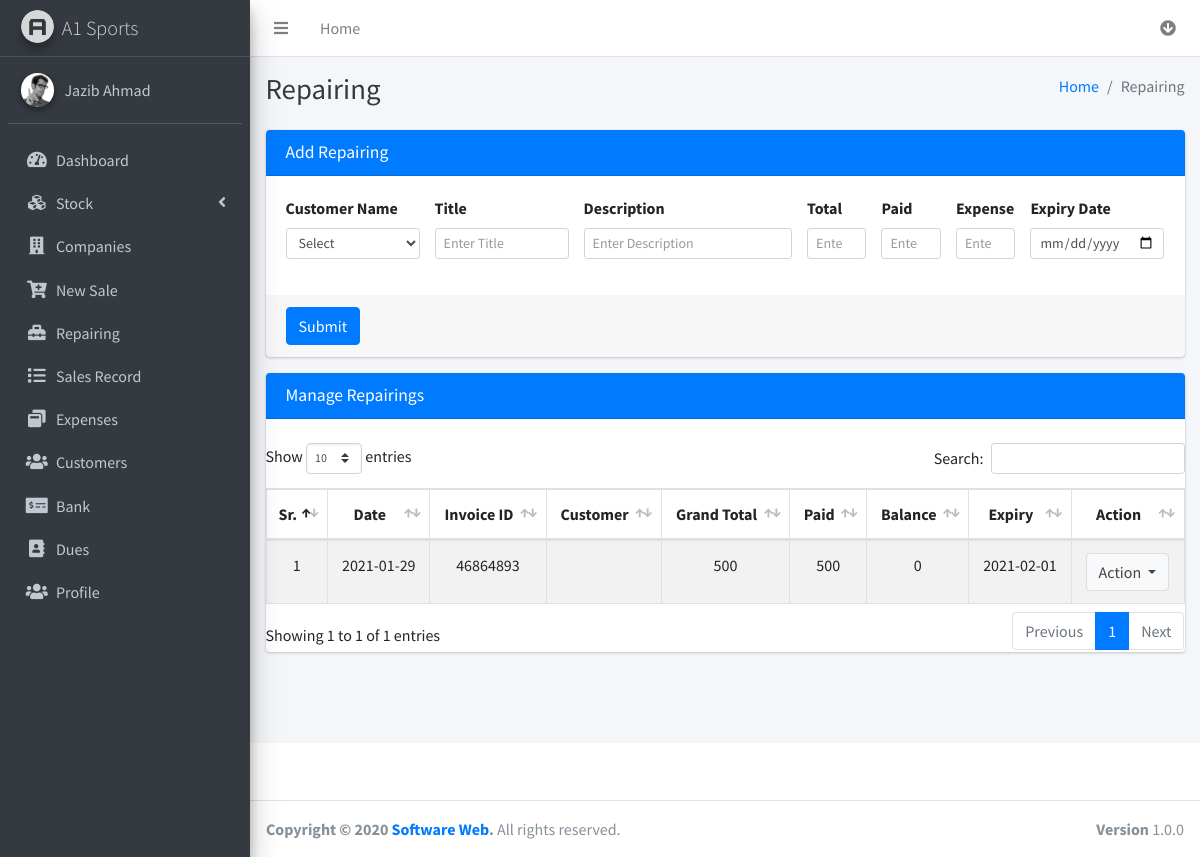
/repairing.php (signed in), run on the app's committed database.
### tables this page shows
CREATE TABLE `sales` (
  `id` int(11) NOT NULL AUTO_INCREMENT,
  `date` date NOT NULL,
  `saleId` varchar(255) NOT NULL,
  `customerId` varchar(255) NOT NULL,
  `subTotal` double NOT NULL,
  `etc` double NOT NULL,
  `discount` double NOT NULL,
  `grandTotal` double NOT NULL,
  `paid` double NOT NULL,
  `balance` double NOT NULL,
  `expDate` date NOT NULL,
  `wholeTotal` double NOT NULL,
  `expenses` double NOT NULL,
  `cat` varchar(255) NOT NULL,
  `status` varchar(255) NOT NULL,
  PRIMARY KEY (`id`)
);

### repairing.php (the view, shortened to what this page needs)
<?php
include_once("templates/header.php");
?>
   <div class="content-wrapper">
    <div class="content-header">
      <div class="container-fluid">
        <div class="row mb-2">
          <div class="col-sm-6">
            <h1 class="m-0 text-dark">Repairing</h1>
          </div>
          <div class="col-sm-6">
            <ol class="breadcrumb float-sm-right">
              <li class="breadcrumb-item"><a href="dashboard.php">Home</a></li>
              <li class="breadcrumb-item active">Repairing</li>
            </ol>
          </div>
        </div>
      </div>
    </div>
<section class="content">
      <div class="container-fluid">
        <div class="row">
          <div class="col-md-12">
            <div class="card card-primary">
              <div class="card-header">
                <h3 class="card-title">Add Repairing</h3>
              </div>
              <form id="add_repairing_form" action="includes/add_repairing_process.php" method="post" enctype="multipart/form-data">
                <div class="card-body">
                <div class="row">
                    <div class="col-md-2">
                        <div class="form-group">
                            <label for="customer">Customer Name</label>
                            <select class="form-control form-control-sm" name="customer" id="customer">
                            <option value="">Select</option>
                            </select>
                        </div>
                    </div>
                    <div class="col-md-2">
                        <div class="form-group">
                            <label for="title">Title</label>
                            <input type="text" class="form-control form-control-sm" id="title" name="title" placeholder="Enter Title" required>
                        </div>
                    </div>
                    <div class="col-md-3">
                        <div class="form-group">
                            <label for="desc">Description</label>
                            <input type="text" class="form-control form-control-sm" id="desc" name="desc" placeholder="Enter Description" required>
                        </div>
                    </div>
                    <div class="col-md-1">
                        <div class="form-group">
                            <label for="grandTotal">Total</label>
                            <input type="number" class="form-control form-control-sm" id="grandTotal" name="grandTotal" placeholder="Enter Grand Total" required>
                        </div>
                    </div>
                    <div class="col-md-1">
                        <div class="form-group">
                            <label for="paid">Paid</label>
                            <input type="number" class="form-control form-control-sm" id="paid" name="paid" placeholder="Enter Paid Amount" required>
                        </div>
                    </div>
                    <div class="col-md-1">
                        <div class="form-group">
                            <label for="budget">Expense</label>
                            <input type="number" class="form-control form-control-sm" id="budget" name="budget" placeholder="Enter Budget Amount" required>
                        </div>
                    </div>
                    <div class="col-md-2">
                        <div class="form-group">
                            <label for="expDate">Expiry Date</label>
                            <input type="date" class="form-control form-control-sm" id="expDate" name="expDate" placeholder="Enter Expiry Date" required>
                        </div>
                    </div>
                </div>
                </div>
                <div class="card-footer">
                  <button type="submit" class="btn btn-primary">Submit</button>
                </div>
              </form>
            </div>
        </div>
        <div class="col-md-12">
        <div class="card card-primary">
            <div class="card-header">
              <h3 class="card-title">Manage Repairings</h3>
            </div>
              <br>
              <table id="example1" class="table table-bordered table-striped" style="text-align:center;">
                <thead>
                <tr>
                  <th style="width:10px;">Sr.</th>
                  <th>Date</th>
                  <th>Invoice ID</th>
                  <th>Customer</th>
                  <th>Grand Total</th>
                  <th>Paid</th>
                  <th>Balance</th>
                  <th>Expiry</th>
                  <th>Action</th>
                </tr>
                </thead>
                <tbody>
                <?php
                    $query = mysqli_query($con,"SELECT * FROM sales WHERE cat = 'repairing' ORDER BY id DESC");
                  $x = 1;
                  include_once('database/connection.php');
                  while($result = mysqli_fetch_array($query)){
                    $id = $result['id'];
                    $button = '<div class="dropdown">
                      <button type="button" class="btn btn-default dropdown-toggle" data-toggle="dropdown" aria-haspopup="true" aria-expanded="false">
                          Action
                      </button>
                      <div class="dropdown-menu" aria-labelledby="dropdownMenuButton">
                        <a href="includes/repair_invoice.php?&id='.$id.'" type="button" name="id" class="dropdown-item"> <i class="fa fa-print"></i> Print Invoice </a>
                        <a href="#?&id='.$id.'" type="button" name="id" onclick="recieve_payment('.$id.')" class="dropdown-item" data-toggle="modal" data-target="#recieve_payment_modal"> <i class="fa fa-money-check-alt"></i> Recieve Payment </a>
                        <a href="#?&id='.$id.'" type="button" name="id" onclick="delete_repair_record('.$id.')" class="dropdown-item" data-toggle="modal" data-target="#delete_repair_record_modal"> <i class="fa fa-trash"></i> Delete </a>
                      </div>
                    </div>';
                   $customer = $result['customerId'];
                   $customerQuery = "SELECT `name` FROM `customers` WHERE custId = '$customer'";
                   $fetchCustomer = $con->query($customerQuery);
                   $result_row = $fetchCustomer->fetch_array();
                   $name = $result_row[0];
                   $saleId = $result['saleId'];
                   $totalPayments = 0;
                   $paymentQuery = mysqli_query($con,"SELECT * FROM `payments` WHERE invoiceId = '$saleId'");
                   while($fetchPaymentsResult = mysqli_fetch_array($paymentQuery)){
                       $myPayments = $fetchPaymentsResult['payment'];
                       $totalPayments += $myPayments;
                   }
                   $previousPayment = $result['paid'];
                   $finalPayment = $previousPayment + $totalPayments;
                    echo "<tr>
                            <td>".$x."</td>
                            <td>".$result['date']."</td>
                            <td>".$result['saleId']."</td>
                            <td>".$name."</td>
                            <td>".$result['grandTotal']."</td>
                            <td>".$finalPayment."</td>
                            <td>".$result['balance']."</td>
                            <td>".$result['expDate']."</td>
                            <td>".$button."</td>
                    </tr>";
                    $x++;
                  }
                ?>
                </tbody>
              </table>
            </div>
        </div>
        </div>
        </div>
    </div>
</div>
<?php
include_once("templates/footer.php");
?>

### templates/header.php (shortened to what this page needs)
<?php
include_once('./database/connection.php');
$email = $_SESSION['email'];
$query = "SELECT `name` FROM `admin_user` WHERE email = '$email'";
$Result = $con->query($query);
$result_row = $Result->fetch_array();
$name = $result_row[0];
?>
<!DOCTYPE html>
<html lang="en">
<head>
  <link rel="stylesheet" href="plugins/fontawesome-free/css/all.min.css">
  <link rel="stylesheet" href="https://code.ionicframework.com/ionicons/2.0.1/css/ionicons.min.css">
  <link rel="stylesheet" href="plugins/sweetalert2-theme-bootstrap-4/bootstrap-4.min.css">
  <link rel="stylesheet" href="plugins/toastr/toastr.min.css">
  <link rel="stylesheet" href="plugins/datatables-bs4/css/dataTables.bootstrap4.css">
  <link rel="stylesheet" href="plugins/icheck-bootstrap/icheck-bootstrap.min.css">
  <link rel="stylesheet" href="plugins/overlayScrollbars/css/OverlayScrollbars.min.css">
  <link rel="stylesheet" href="dist/css/adminlte.min.css">
  <link rel="stylesheet" href="dist/css/horsey.css">
</head>
<body class="hold-transition sidebar-mini layout-fixed layout-navbar-fixed layout-footer-fixed">
<div class="wrapper">
  <nav class="main-header navbar navbar-expand navbar-white navbar-light">
    <ul class="navbar-nav">
      <li class="nav-item">
        <a class="nav-link" data-widget="pushmenu" href="#"><i class="fas fa-bars"></i></a>
      </li>
      <li class="nav-item d-none d-sm-inline-block">
        <a href="dashboard.php" class="nav-link">Home</a>
      </li>
    </ul>
    <ul class="navbar-nav ml-auto">
      <li class="nav-item dropdown">
        <a class="nav-link" data-toggle="dropdown" href="#">
          <i class="fas fa-arrow-circle-down"></i>
        </a>
      </li>
    </ul>
  </nav>
  <aside class="main-sidebar sidebar-dark-primary elevation-4">
    <a href="dashboard.php" class="brand-link">
      <img src="dist/img/AdminLTELogo.png" alt="A1 Sports Logo" class="brand-image img-circle elevation-3"
           style="opacity: .8">
      <span class="brand-text font-weight-light">A1 Sports</span>
    </a>
    <div class="sidebar">
      <div class="user-panel mt-3 pb-3 mb-3 d-flex">
        <div class="image">
          <img src="dist/img/user2-160x160.jpg" class="img-circle elevation-2" alt="User Image">
        </div>
        <div class="info">
          <a href="#" class="d-block"><?php echo $name; ?></a>
        </div>
      </div>
      <nav class="mt-2">
        <ul class="nav nav-pills nav-sidebar flex-column" data-widget="treeview" role="menu" data-accordion="false">
          <li class="nav-item">
            <a href="dashboard.php" class="nav-link">
              <i class="nav-icon fas fa-tachometer-alt"></i>
              <p>
                Dashboard
              </p>
            </a>
          </li>
          <li class="nav-item has-treeview">
            <a href="#" class="nav-link">
              <i class="nav-icon fas fa-cubes"></i>
              <p>
                Stock
                <i class="fas fa-angle-left right"></i>
              </p>
            </a>
          </li>
          <li class="nav-item">
            <a href="companies.php" class="nav-link">
              <i class="fas fa-building nav-icon"></i>
              <p>Companies</p>
            </a>
          </li>
          <li class="nav-item">
            <a href="new_sale.php" class="nav-link">
              <i class="nav-icon fas fa-cart-plus"></i>
              <p>
                New Sale
              </p>
            </a>
          </li>
          <li class="nav-item">
            <a href="repairing.php" class="nav-link">
              <i class="nav-icon fas fa-toolbox"></i>
              <p>
                Repairing
              </p>
            </a>
          </li>
          <li class="nav-item">
            <a href="sale_record.php" class="nav-link">
              <i class="nav-icon fas fa-list"></i>
              <p>
                Sales Record
              </p>
            </a>
          </li>
          <li class="nav-item">
            <a href="expenses.php" class="nav-link">
              <i class="nav-icon fas fa-window-restore"></i>
              <p>
                Expenses
              </p>
            </a>
          </li>
          <li class="nav-item">
            <a href="customers.php" class="nav-link">
              <i class="nav-icon fas fa-users"></i>
              <p>
                Customers
              </p>
            </a>
          </li>
          <li class="nav-item">
            <a href="bank.php" class="nav-link">
              <i class="nav-icon fas fa-money-check-alt"></i>
              <p>
                Bank
              </p>
            </a>
          </li>
          <li class="nav-item">
            <a href="dues.php" class="nav-link">
              <i class="nav-icon fas fa-address-book"></i>
              <p>
                Dues
              </p>
            </a>
          </li>
          <li class="nav-item">
            <a href="profile.php" class="nav-link">
              <i class="nav-icon fas fa-users"></i>
              <p>
                Profile
              </p>
            </a>
          </li>
      </nav>
    </div>
  </aside>

### data on the page
sales: date "2021-01-29", saleId "46864893", grandTotal "500", paid "500", balance "0", expDate "2021-02-01"

### other printed values
$name "Jazib Ahmad"
